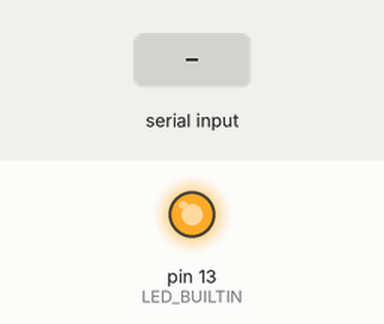
Simulated run of this sketch. Board: Arduino Nano, built with avr-gcc and run on an emulated ATmega328P. Parts: output pins drawn as LEDs (lit = HIGH). The test bench sets the inputs (shaded band). What the sketch prints to the serial monitor is not drawn.

Above: at 0.01 s.
At 1.8 s:
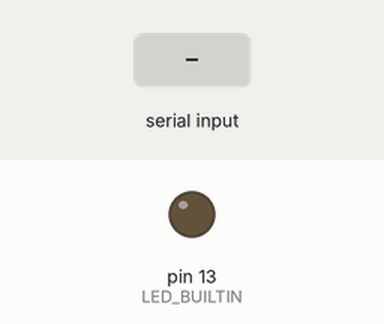
1.9 s: "A\n" received over the second serial link
3.4 s: "X\n" received over the second serial link
4.9 s: "90,45\n" received over the second serial link
Timing chart, 0 to 7.9 s (numbered marks = the images above; inputs shaded):
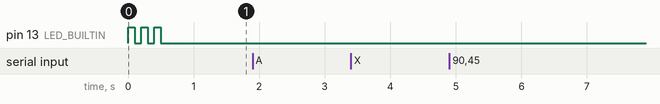

Measured:
- after the input at 1.9 s, every drawn part: stays the same
- after the input at 3.4 s, every drawn part: stays the same
- after the input at 4.9 s, every drawn part: stays the same

The sketch:

nano_pinos_serial.ino
```cpp
/*
 * ====================================================================================
 * ROVER ARDUINO NANO - CONTROLE GENÉRICO DE PINOS VIA SERIAL (comandos em texto)
 * ====================================================================================
 * Roda no Arduino Nano V3. Recebe linhas de texto do ESP32 (RX = D2 via SoftwareSerial, 38400 baud),
 * executa na hora e responde uma linha de volta (TX = D1).
 *
 * PROTOCOLO (uma linha por comando, terminada em '\n'):
 *   M <pino> <modo>   modo: 0 = INPUT, 1 = OUTPUT, 2 = INPUT_PULLUP   -> "OK"
 *   W <pino> <0|1>    digitalWrite                                    -> "OK"
 *   P <pino> <0-255>  analogWrite (PWM; só D3 D5 D6 D9 D10 D11)       -> "OK"
 *   S <pino> <0-180>  servo no pino (anexa sozinho na 1a vez)         -> "OK"
 *   D <pino>          digitalRead                                     -> "D <pino> <0|1>"
 *   A <0-7>           analogRead (A0..A7)                             -> "A <n> <0-1023>"
 *   X                 solta servos e volta todos os pinos p/ INPUT    -> "OK"
 *   Qualquer erro                                                     -> "ERR"
 *
 * Numeração: D2..D13 = 2..13 | A0..A5 como digitais = 14..19 | A6/A7 só analógicos.
 * D0 e D1 são BLOQUEADOS (são a própria serial).
 *
 * ATENÇÃO AO GRAVAR O NANO:
 *  - Desconecte o fio ESP TX -> Nano D0 durante o upload.
 *  - Não deixe o jumper 5V ESP -> 5V Nano ligado ao mesmo tempo que o USB do Nano.
 * ====================================================================================
 */

#include <Servo.h>
#include <SoftwareSerial.h>

// Entrada dos comandos: SoftwareSerial no D2 (evita a briga com o CH340 no D0).
// Respostas e debug saem pelo Serial (USB do Nano), 115200.
SoftwareSerial entrada(2, 3);   // RX = D2, TX = D3 (não usado)

const byte TOTAL_PINOS = 20;          // D0..D13 + A0..A5 (14..19)
Servo servos[TOTAL_PINOS];
bool servoAtivo[TOTAL_PINOS];

char linha[32];
byte tam = 0;

bool pinoValido(long p) {
  return p >= 3 && p < TOTAL_PINOS;   // bloqueia D0, D1 (USB) e D2 (RX dos comandos)
}

void soltaServo(byte p) {
  if (servoAtivo[p]) {
    servos[p].detach();
    servoAtivo[p] = false;
  }
}

void processa(char *s) {
  char cmd = s[0];
  char *p = s + 1;
  long a = strtol(p, &p, 10);
  long b = strtol(p, &p, 10);

  switch (cmd) {
    case 'M':
      if (!pinoValido(a) || b < 0 || b > 2) break;
      soltaServo(a);
      pinMode(a, b == 1 ? OUTPUT : (b == 2 ? INPUT_PULLUP : INPUT));
      Serial.println(F("OK"));
      return;

    case 'W':
      if (!pinoValido(a)) break;
      soltaServo(a);
      pinMode(a, OUTPUT);
      digitalWrite(a, b ? HIGH : LOW);
      Serial.println(F("OK"));
      return;

    case 'P':
      if (!pinoValido(a)) break;
      soltaServo(a);
      pinMode(a, OUTPUT);
      analogWrite(a, constrain(b, 0, 255));
      Serial.println(F("OK"));
      return;

    case 'S':
      if (!pinoValido(a)) break;
      if (!servoAtivo[a]) {
        servos[a].attach(a);
        servoAtivo[a] = true;
      }
      servos[a].write(constrain(b, 0, 180));
      Serial.println(F("OK"));
      return;

    case 'D':
      if (!pinoValido(a)) break;
      Serial.print(F("D "));
      Serial.print(a);
      Serial.print(' ');
      Serial.println(digitalRead(a));
      return;

    case 'A':
      if (a < 0 || a > 7) break;
      Serial.print(F("A "));
      Serial.print(a);
      Serial.print(' ');
      Serial.println(analogRead(A0 + a));
      return;

    case 'X':
      for (byte i = 3; i < TOTAL_PINOS; i++) {
        soltaServo(i);
        pinMode(i, INPUT);
      }
      Serial.println(F("OK"));
      return;
  }
  Serial.println(F("ERR"));
}

void setup() {
  Serial.begin(115200);
  entrada.begin(38400);
  // Pisca o LED (D13) 3x no boot para confirmar que o Nano ligou
  pinMode(LED_BUILTIN, OUTPUT);
  for (int i = 0; i < 3; i++) {
    digitalWrite(LED_BUILTIN, HIGH); delay(100);
    digitalWrite(LED_BUILTIN, LOW);  delay(100);
  }
  pinMode(LED_BUILTIN, INPUT);
}

void loop() {
  while (entrada.available() > 0) {
    char c = entrada.read();
    if (c == '\n' || c == '\r') {
      if (tam > 0) {
        linha[tam] = 0;
        processa(linha);
        tam = 0;
      }
    } else if (tam < sizeof(linha) - 1) {
      linha[tam++] = c;
    }
  }
}
```
